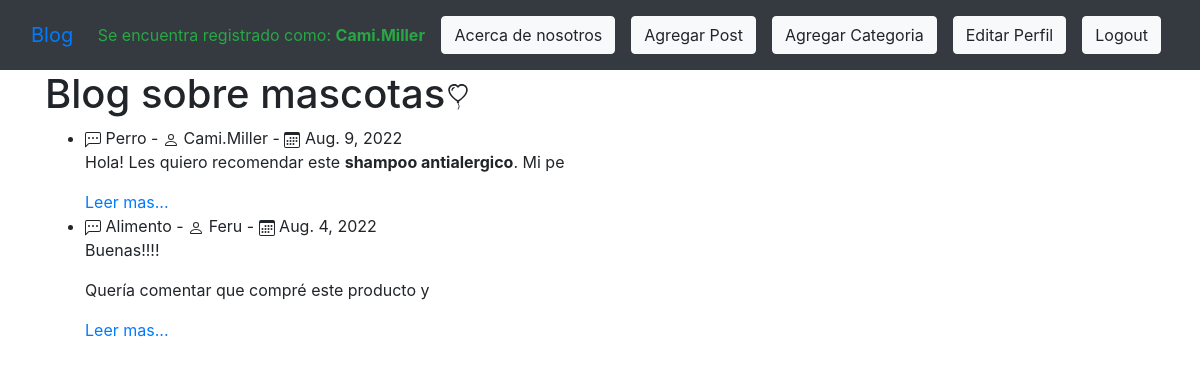
Screenshot of / (signed in) with the database file from the repository.
### ourblog/models.py (models this page shows, shortened)
class Post(models.Model):
    titulo = models.CharField(max_length=200)
    header_image = models.ImageField(null=True, blank=True, upload_to="images/")
    titulo_tag = models.CharField(max_length=200)
    autor = models.ForeignKey(User, on_delete=models.CASCADE) #Si borro a un user se borran todos las cosas relacionado a este ultimo.
    body = RichTextField(blank=True, null=True)
    post_date = models.DateField(auto_now_add=True)
    categoria = models.CharField(max_length=200, default='coding')

### ourblog/views.py (the view)
# urls.py: path('', HomeView.as_view(), name="home"),
class HomeView(ListView):
    model = Post
    template_name = 'home.html'
    ordering = ['-post_date'] #se lista de la fecha mas actual a la mas vieja

### ourblog/templates/home.html (shortened to what this page needs)
{% extends 'base.html' %}
{% block content %}
<h1>Blog sobre mascotas</h1>
<ul>
{% for post in object_list %}
    <li> {{ post.categoria }} -  {{ post.autor }} -  {{ post.post_date }}  <br/>
    {{ post.body|safe|slice:80 }}</li><a href="{% url 'artdetails' post.pk %}"> Leer mas...</a>
{% endfor %}
</ul>
{% endblock %}

### ourblog/templates/base.html (shortened to what this page needs)
<!doctype html>
<html lang="en">
  <head>
    <link rel="stylesheet" href="https://cdn.jsdelivr.net/npm/bootstrap@4.4.1/dist/css/bootstrap.min.css">
  </head>
  <body style = "background-image: url('https://img.freepik.com/free-vector/dog-background-vector-with-cute-pets-illustration_53876-127697.jpg'); height: 100vh;">
    <nav class="navbar navbar-expand-lg bg-dark">
        <div class="container-fluid">
          <a class="navbar-brand" href="{% url 'home' %}">Blog</a>
          {% if user.is_authenticated %}
          <div class="text-success" style="--bs-text-opacity: .5;">Se encuentra registrado como: <b>{{ user.username }}</b></div>
          {% endif%}
          <ul class="nav justify-content-end">
          <div class="collapse navbar-collapse" id="navbarSupportedContent">
            <ul class="navbar-nav me-auto mb-2 mb-lg-0">
              <li class="nav-item">
                <a class="nav-link" href="{% url 'about' %}"><button type="button" class="btn btn-light">Acerca de nosotros</button></a>
            </li>
                {% if user.is_authenticated %}
                  <li class="nav-item">
                      <a class="nav-link" href="{% url 'add_post' %}"><button type="button" class="btn btn-light">Agregar Post</button></a>
                  </li>
                  <li class="nav-item">
                      <a class="nav-link" href="{% url 'add_category' %}"><button type="button" class="btn btn-light">Agregar Categoria</button></a>
                  </li>
                  <li class="nav-item">
                      <a class="nav-link" href="{% url 'profile' %}"><button type="button" class="btn btn-light">Editar Perfil</button></a>
                  </li>
                  <li class="nav-item">
                      <a class="nav-link" href="{% url 'logout' %}"><button type="button" class="btn btn-light">Logout</button></a>
                  </li>
                {% endif%}
            </ul>
           </ul>
          </div>
      </nav>
    <div class="container">
      {% block content %}{% endblock %}
    </div>
  </body>
</html>

### rows the page displays
Post: categoria "Perro", autor "Cami.Miller", post_date "Aug. 9, 2022", body "Hola! Les quiero recomendar este shampoo antialergico . Mi pe"
Post: categoria "Alimento", autor "Feru", post_date "Aug. 4, 2022", body "Buenas!!!! Quería comentar que compré este producto y"

### other values shown
{{ user.username }} "Cami.Miller"
